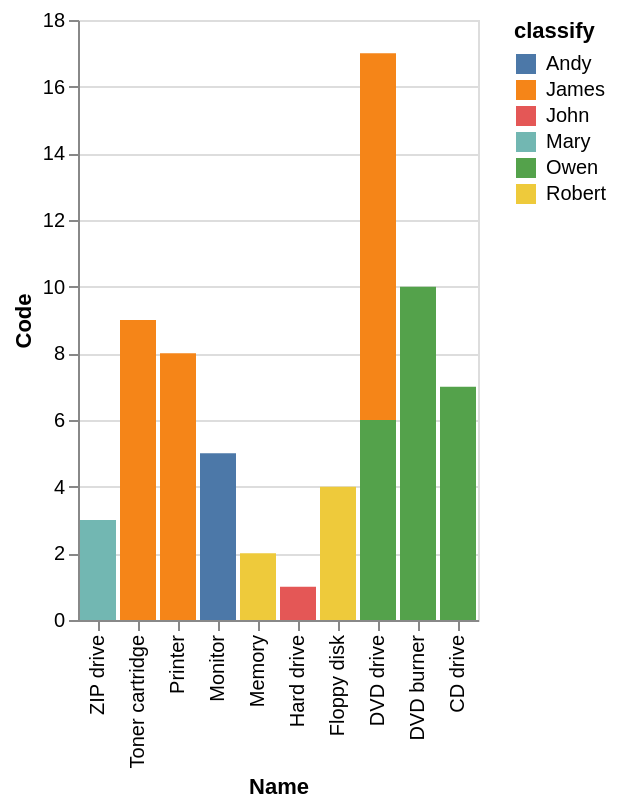

Write the Vega-Lite specification saved for this chart.
### Vega-Lite specification from a JSON file in a GitHub repository (floating-point values rounded to 4 significant figures)
{"data": {"values": [{"x_data": "ZIP drive", "y_data": 0, "classify": "Andy"}, {"x_data": "Toner cartridge", "y_data": 0, "classify": "Andy"}, {"x_data": "Printer", "y_data": 0, "classify": "Andy"}, {"x_data": "Monitor", "y_data": 5, "classify": "Andy"}, {"x_data": "Memory", "y_data": 0, "classify": "Andy"}, {"x_data": "Hard drive", "y_data": 0, "classify": "Andy"}, {"x_data": "Floppy disk", "y_data": 0, "classify": "Andy"}, {"x_data": "DVD drive", "y_data": 0, "classify": "Andy"}, {"x_data": "DVD burner", "y_data": 0, "classify": "Andy"}, {"x_data": "CD drive", "y_data": 0, "classify": "Andy"}, {"x_data": "ZIP drive", "y_data": 0, "classify": "James"}, {"x_data": "Toner cartridge", "y_data": 9, "classify": "James"}, {"x_data": "Printer", "y_data": 8, "classify": "James"}, {"x_data": "Monitor", "y_data": 0, "classify": "James"}, {"x_data": "Memory", "y_data": 0, "classify": "James"}, {"x_data": "Hard drive", "y_data": 0, "classify": "James"}, {"x_data": "Floppy disk", "y_data": 0, "classify": "James"}, {"x_data": "DVD drive", "y_data": 11, "classify": "James"}, {"x_data": "DVD burner", "y_data": 0, "classify": "James"}, {"x_data": "CD drive", "y_data": 0, "classify": "James"}, {"x_data": "ZIP drive", "y_data": 0, "classify": "John"}, {"x_data": "Toner cartridge", "y_data": 0, "classify": "John"}, {"x_data": "Printer", "y_data": 0, "classify": "John"}, {"x_data": "Monitor", "y_data": 0, "classify": "John"}, {"x_data": "Memory", "y_data": 0, "classify": "John"}, {"x_data": "Hard drive", "y_data": 1, "classify": "John"}, {"x_data": "Floppy disk", "y_data": 0, "classify": "John"}, {"x_data": "DVD drive", "y_data": 0, "classify": "John"}, {"x_data": "DVD burner", "y_data": 0, "classify": "John"}, {"x_data": "CD drive", "y_data": 0, "classify": "John"}, {"x_data": "ZIP drive", "y_data": 3, "classify": "Mary"}, {"x_data": "Toner cartridge", "y_data": 0, "classify": "Mary"}, {"x_data": "Printer", "y_data": 0, "classify": "Mary"}, {"x_data": "Monitor", "y_data": 0, "classify": "Mary"}, {"x_data": "Memory", "y_data": 0, "classify": "Mary"}, {"x_data": "Hard drive", "y_data": 0, "classify": "Mary"}, {"x_data": "Floppy disk", "y_data": 0, "classify": "Mary"}, {"x_data": "DVD drive", "y_data": 0, "classify": "Mary"}, {"x_data": "DVD burner", "y_data": 0, "classify": "Mary"}, {"x_data": "CD drive", "y_data": 0, "classify": "Mary"}, {"x_data": "ZIP drive", "y_data": 0, "classify": "Owen"}, {"x_data": "Toner cartridge", "y_data": 0, "classify": "Owen"}, {"x_data": "Printer", "y_data": 0, "classify": "Owen"}, {"x_data": "Monitor", "y_data": 0, "classify": "Owen"}, {"x_data": "Memory", "y_data": 0, "classify": "Owen"}, {"x_data": "Hard drive", "y_data": 0, "classify": "Owen"}, {"x_data": "Floppy disk", "y_data": 0, "classify": "Owen"}, {"x_data": "DVD drive", "y_data": 6, "classify": "Owen"}, {"x_data": "DVD burner", "y_data": 10, "classify": "Owen"}, {"x_data": "CD drive", "y_data": 7, "classify": "Owen"}, {"x_data": "ZIP drive", "y_data": 0, "classify": "Robert"}, {"x_data": "Toner cartridge", "y_data": 0, "classify": "Robert"}, {"x_data": "Printer", "y_data": 0, "classify": "Robert"}, {"x_data": "Monitor", "y_data": 0, "classify": "Robert"}, {"x_data": "Memory", "y_data": 2, "classify": "Robert"}, {"x_data": "Hard drive", "y_data": 0, "classify": "Robert"}, {"x_data": "Floppy disk", "y_data": 4, "classify": "Robert"}, {"x_data": "DVD drive", "y_data": 0, "classify": "Robert"}, {"x_data": "DVD burner", "y_data": 0, "classify": "Robert"}, {"x_data": "CD drive", "y_data": 0, "classify": "Robert"}]}, "mark": "bar", "encoding": {"x": {"field": "x_data", "type": "nominal", "title": "Name", "sort": "descending"}, "y": {"field": "y_data", "type": "quantitative", "title": "Code"}, "color": {"field": "classify"}}}
